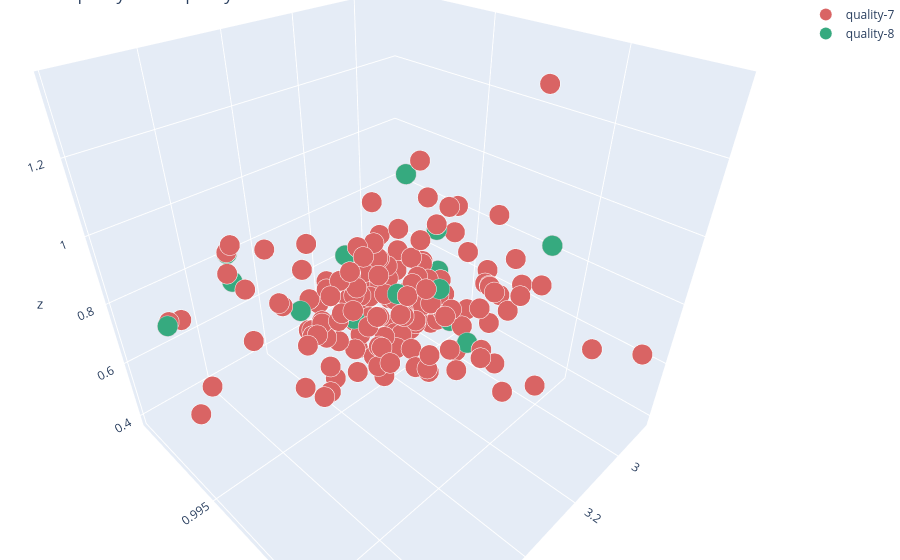

Notebook code for this chart:
### Markdown cell above
# Basic 3D Scatter Plot (Plotly)

### Code cell
quality7 = data[data.quality == 7]
# # data of iris virginica
quality8 = data[data.quality == 8]

# trace1 =  iris setosa
trace1 = go.Scatter3d(
    x=quality7.pH,
    y=quality7.density,
    z=quality7.sulphates,
    mode='markers',
    name = "quality-7",
    marker=dict(
        color='rgb(217, 100, 100)',
        size=12,
        line=dict(
            color='rgb(255, 255, 255)',
            width=0.1
        )
    )
)
# trace2 =  iris virginica
trace2 = go.Scatter3d(
    x=quality8.pH,
    y=quality8.density,
    z=quality8.sulphates,
    mode='markers',
    name = "quality-8",
    marker=dict(
        color='rgb(54, 170, 127)',
        size=12,
        line=dict(
            color='rgb(204, 204, 204)',
            width=0.1
        )
    )
)
data2 = [trace1, trace2]
layout = go.Layout(
    title = ' 3D quality-7 and quality-8',
    margin=dict(
        l=0,
        r=0,
        b=0,
        t=0
    )
)
fig = go.Figure(data=data2, layout=layout)
iplot(fig)

### Figure 1 — Plotly figure (JSON) as saved in the notebook; plotly's stock layout.template omitted (floating-point values rounded to 4 significant figures; data arrays with more than 128 entries replaced by an {"elided": "..."} marker saying what was removed)
{"data": [{"marker": {"color": "rgb(217, 100, 100)", "line": {"color": "rgb(255, 255, 255)", "width": 0.1}, "size": 12}, "mode": "markers", "name": "quality-7", "type": "scatter3d", "x": {"elided": "199 float values"}, "y": {"elided": "199 float values"}, "z": {"elided": "199 float values"}}, {"marker": {"color": "rgb(54, 170, 127)", "line": {"color": "rgb(204, 204, 204)", "width": 0.1}, "size": 12}, "mode": "markers", "name": "quality-8", "type": "scatter3d", "x": [3.35, 3.23, 3.56, 2.88, 3.22, 3.15, 3.15, 3.15, 3.72, 3.46, 3.21, 2.98, 3.2, 3.35, 3.5, 3.23, 3.23, 3.24], "y": [0.9973, 0.9976, 0.9924, 0.9987, 0.9988, 0.9964, 0.9972, 0.9972, 0.9917, 0.9942, 0.9946, 0.9945, 0.9923, 0.9952, 0.9908, 0.996, 0.9947, 0.9942], "z": [0.86, 0.82, 0.82, 0.82, 0.69, 0.92, 0.65, 0.65, 0.74, 0.74, 0.69, 0.63, 0.72, 0.69, 0.82, 1.1, 0.76, 0.7]}], "layout": {"autosize": true, "margin": {"b": 0, "l": 0, "r": 0, "t": 0}, "scene": {"aspectmode": "auto", "aspectratio": {"x": 1, "y": 1, "z": 1}, "camera": {"center": {"x": 0, "y": 0, "z": 0}, "eye": {"x": 0.9307, "y": 0.9307, "z": 0.9307}, "projection": {"type": "perspective"}, "up": {"x": 0, "y": 0, "z": 1}}}, "title": {"text": " 3D quality-7 and quality-8"}}}
